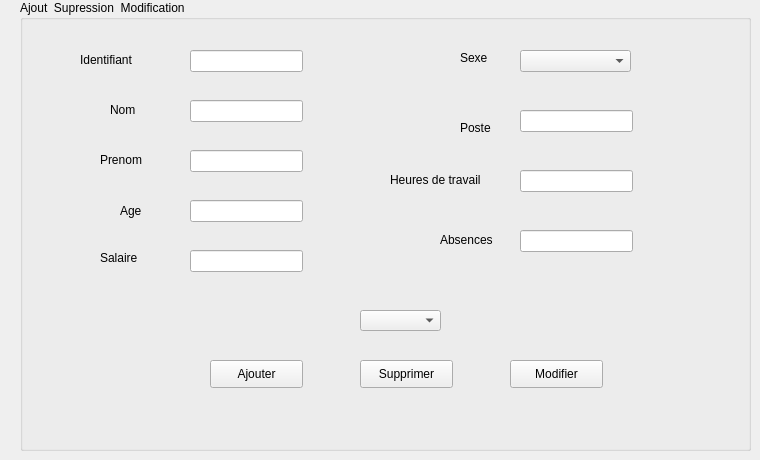
      <widget class="QWidget" name="tab_11">
       <attribute name="title">
        <string>ajouter</string>
       </attribute>
       <widget class="QGroupBox" name="groupBox_3">
        <property name="geometry">
         <rect>
          <x>20</x>
          <y>0</y>
          <width>731</width>
          <height>451</height>
         </rect>
        </property>
        <property name="title">
         <string>Ajout  Supression  Modification</string>
        </property>
        <widget class="QLabel" name="label_25">
         <property name="geometry">
          <rect>
           <x>60</x>
           <y>50</y>
           <width>81</width>
           <height>20</height>
          </rect>
         </property>
         <property name="styleSheet">
          <string notr="true">font: 10pt &quot;MS Shell Dlg 2&quot;;
font: 9pt &quot;MS Shell Dlg 2&quot;;</string>
         </property>
         <property name="text">
          <string>Identifiant</string>
         </property>
        </widget>
        <widget class="QLabel" name="label_27">
         <property name="geometry">
          <rect>
           <x>90</x>
           <y>100</y>
           <width>71</width>
           <height>20</height>
          </rect>
         </property>
         <property name="styleSheet">
          <string notr="true">font: 9pt &quot;MS Shell Dlg 2&quot;;</string>
         </property>
         <property name="text">
          <string>Nom</string>
         </property>
        </widget>
        <widget class="QLabel" name="label_28">
         <property name="geometry">
          <rect>
           <x>80</x>
           <y>150</y>
           <width>71</width>
           <height>20</height>
          </rect>
         </property>
         <property name="styleSheet">
          <string notr="true">font: 9pt &quot;MS Shell Dlg 2&quot;;</string>
         </property>
         <property name="text">
          <string>Prenom</string>
         </property>
        </widget>
        <widget class="QLabel" name="label_29">
         <property name="geometry">
          <rect>
           <x>100</x>
           <y>200</y>
           <width>61</width>
           <height>21</height>
          </rect>
         </property>
         <property name="styleSheet">
          <string notr="true">font: 9pt &quot;MS Shell Dlg 2&quot;;</string>
         </property>
         <property name="text">
          <string>Age</string>
         </property>
        </widget>
        <widget class="QLabel" name="label_30">
         <property name="geometry">
          <rect>
           <x>440</x>
           <y>50</y>
           <width>56</width>
           <height>16</height>
          </rect>
         </property>
         <property name="styleSheet">
          <string notr="true">font: 9pt &quot;MS Shell Dlg 2&quot;;</string>
         </property>
         <property name="text">
          <string>Sexe</string>
         </property>
        </widget>
        <widget class="QLabel" name="label_31">
         <property name="geometry">
          <rect>
           <x>440</x>
           <y>120</y>
           <width>56</width>
           <height>16</height>
          </rect>
         </property>
         <property name="styleSheet">
          <string notr="true">font: 9pt &quot;MS Shell Dlg 2&quot;;</string>
         </property>
         <property name="text">
          <string>Poste</string>
         </property>
        </widget>
        <widget class="QLineEdit" name="le_id">
         <property name="geometry">
          <rect>
           <x>170</x>
           <y>50</y>
           <width>113</width>
           <height>22</height>
          </rect>
         </property>
         <property name="text">
          <string/>
         </property>
        </widget>
        <widget class="QLineEdit" name="le_nom">
         <property name="geometry">
          <rect>
           <x>170</x>
           <y>100</y>
           <width>113</width>
           <height>22</height>
          </rect>
         </property>
        </widget>
        <widget class="QLineEdit" name="le_prenom">
         <property name="geometry">
          <rect>
           <x>170</x>
           <y>150</y>
           <width>113</width>
           <height>22</height>
          </rect>
         </property>
        </widget>
        <widget class="QLineEdit" name="le_age">
         <property name="geometry">
          <rect>
           <x>170</x>
           <y>200</y>
           <width>113</width>
           <height>22</height>
          </rect>
         </property>
        </widget>
        <widget class="QLineEdit" name="le_poste">
         <property name="geometry">
          <rect>
           <x>500</x>
           <y>110</y>
           <width>113</width>
           <height>22</height>
          </rect>
         </property>
        </widget>
        <widget class="QPushButton" name="pb_ajouter_3">
         <property name="geometry">
          <rect>
           <x>190</x>
           <y>360</y>
           <width>93</width>
           <height>28</height>
          </rect>
         </property>
         <property name="text">
          <string>Ajouter</string>
         </property>
        </widget>
        <widget class="QLabel" name="label_32">
         <property name="geometry">
          <rect>
           <x>80</x>
           <y>250</y>
           <width>56</width>
           <height>16</height>
          </rect>
         </property>
         <property name="styleSheet">
          <string notr="true">font: 9pt &quot;MS Shell Dlg 2&quot;;</string>
         </property>
         <property name="text">
          <string>Salaire</string>
         </property>
        </widget>
        <widget class="QLineEdit" name="le_salaire">
         <property name="geometry">
          <rect>
           <x>170</x>
           <y>250</y>
           <width>113</width>
           <height>22</height>
          </rect>
         </property>
        </widget>
        <widget class="QLabel" name="label_33">
         <property name="geometry">
          <rect>
           <x>370</x>
           <y>170</y>
           <width>121</width>
           <height>20</height>
          </rect>
         </property>
         <property name="styleSheet">
          <string notr="true">font: 9pt &quot;MS Shell Dlg 2&quot;;</string>
         </property>
         <property name="text">
          <string>Heures de travail</string>
         </property>
        </widget>
        <widget class="QLabel" name="label_34">
         <property name="geometry">
          <rect>
           <x>420</x>
           <y>230</y>
           <width>61</width>
           <height>20</height>
          </rect>
         </property>
         <property name="styleSheet">
          <string notr="true">font: 9pt &quot;MS Shell Dlg 2&quot;;</string>
         </property>
         <property name="text">
          <string>Absences</string>
         </property>
        </widget>
        <widget class="QLineEdit" name="le_heures_de_travail">
         <property name="geometry">
          <rect>
           <x>500</x>
           <y>170</y>
           <width>113</width>
           <height>22</height>
          </rect>
         </property>
        </widget>
        <widget class="QLineEdit" name="le_absences">
         <property name="geometry">
          <rect>
           <x>500</x>
           <y>230</y>
           <width>113</width>
           <height>22</height>
          </rect>
         </property>
        </widget>
        <widget class="QComboBox" name="table_id">
         <property name="geometry">
          <rect>
           <x>340</x>
           <y>310</y>
           <width>81</width>
           <height>21</height>
          </rect>
         </property>
        </widget>
        <widget class="QPushButton" name="pb_supprimer">
         <property name="geometry">
          <rect>
           <x>340</x>
           <y>360</y>
           <width>93</width>
           <height>28</height>
          </rect>
         </property>
         <property name="text">
          <string>Supprimer</string>
         </property>
        </widget>
        <widget class="QPushButton" name="pb_modifier">
         <property name="geometry">
          <rect>
           <x>490</x>
           <y>360</y>
           <width>93</width>
           <height>28</height>
          </rect>
         </property>
         <property name="text">
          <string>Modifier</string>
         </property>
        </widget>
        <widget class="QComboBox" name="box_sexe">
         <property name="geometry">
          <rect>
           <x>500</x>
           <y>50</y>
           <width>111</width>
           <height>22</height>
          </rect>
         </property>
        </widget>
       </widget>
      </widget>
